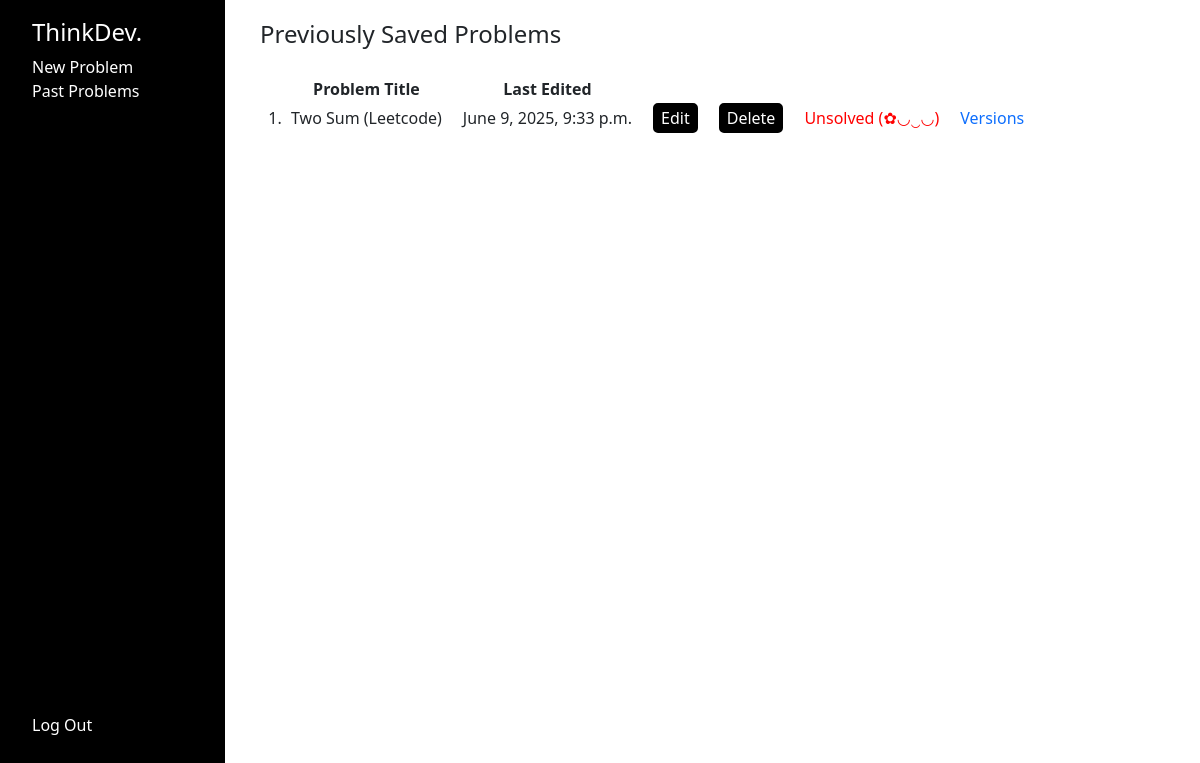
The page /log/ (signed in) on the database as committed earlier.
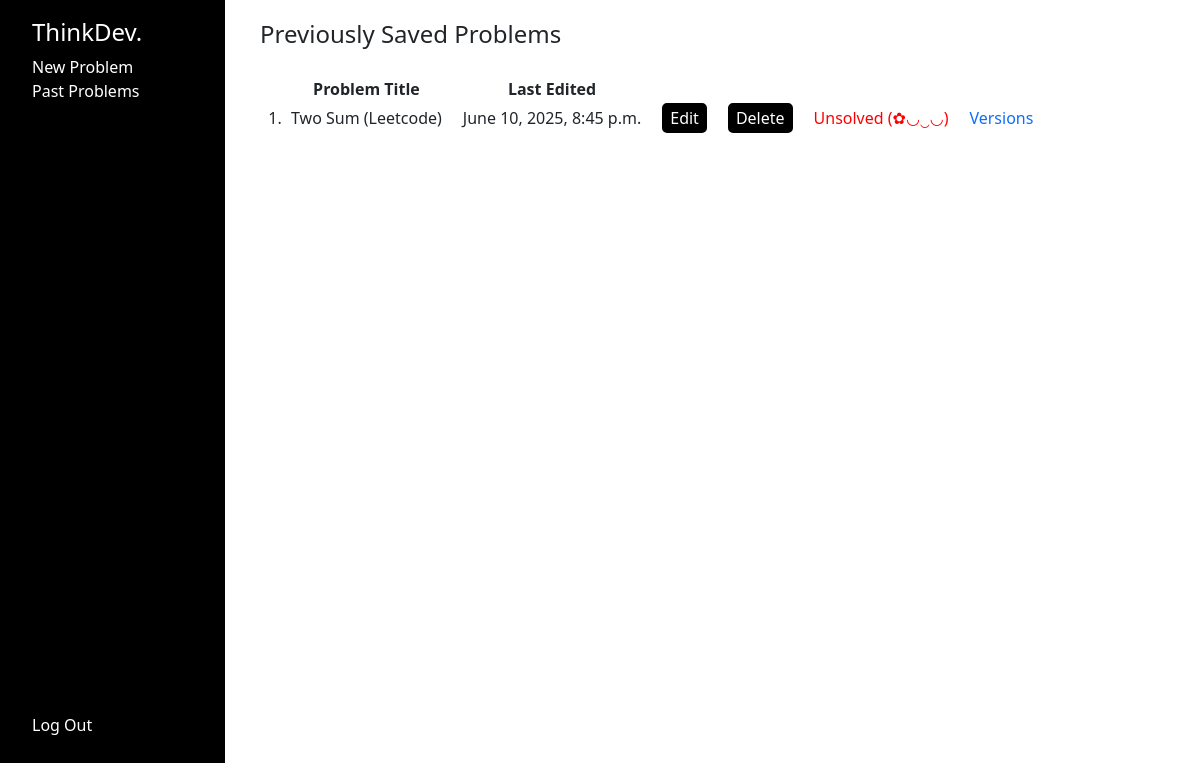
The same page on the database as committed later.
### problemlog/models.py (models this page shows)
class Problems(models.Model):
    username = models.CharField(max_length=255)
    problem_title = models.CharField(max_length=10000)
    problem_description = models.CharField(max_length=10000)
    problem_summary = models.CharField(max_length=10000)
    pseudo_code = models.CharField(max_length=10000)
    source_code = models.CharField(max_length=10000)
    solved = models.CharField(max_length=50)
    submit_time = models.DateTimeField(auto_now_add=True)

### problemlog/views.py (the view)
# urls.py: path("log/", views.log, name="log"),
@login_required
def log(request):
    problems = Problems.objects.filter(username=request.user.username)
    return render(request, "log.html", {
        "problems": problems
    })

### problemlog/templates/log.html (shortened to what this page needs)
{% extends 'layout.html' %}
{% load static %}
{% block body %}
    <div class="sidebar_pages">
        <div class="sidebar">
            <ul style="list-style-type: none; margin-top: 18px">
                <li>
                    <h4 style="color: white;">ThinkDev.</h4>
                </li>
                <li>
                    <a class="sidebar_links" href="{% url 'problem_log' %}">New Problem</a>
                </li>
                <li>
                    <a class="sidebar_links" href="{% url 'log' %}">Past Problems</a>
                </li>
                <li style="margin-top: 76.25vh;">
                    <a class="sidebar_links" href="{% url 'logout' %}">Log Out</a>
                </li>
            </ul>
        </div>
        <div class="sidebar_page_second_col">
            <h4>Previously Saved Problems</h4>
            <table>
                <tr>
                    <td>
                    </td>
                    <td class="log_table_cell">
                        <b>Problem Title</b>
                    </td>
                    <td class="log_table_cell">
                        <b>Last Edited</b>
                    </td>
                </tr>
                {% for problem in problems %}
                    <tr style="text-align: center;">
                        <td style="width: 30px;">
                            {{forloop.counter}}.
                        </td>
                        <td name="{{problem.problem_title}}" style="padding-right: 20px;">
                            {{problem.problem_title}}
                        </td>
                        <td style="padding-right: 20px;">
                            {{problem.submit_time}}
                        </td>
                        <form action="{% url 'problem_log_edit' id_entry=problem.id %}" method="POST">
                            <td style="padding-right: 20px;">
                                <input style="border-radius: 5px; background-color:black; color: white; border: 2px solid black;" name="edit_button" type="submit" value="Edit">
                            </td>
                            <td style="padding-right: 20px;">
                                <input style="border-radius: 5px; background-color:black; color: white; border: 2px solid black;" name="delete_button" type="submit" value="Delete">
                            </td>
                        </form>
                        {% if problem.solved == "Solved (∩_∩)" %}
                            <td style="color: green;">
                                {{problem.solved}}
                            </td>
                        {% else %}
                            <td style="color: red;">
                                {{problem.solved}}
                            </td>
                        {% endif %}
                        <td style="padding-left: 20px;">
                            <a style="text-decoration: none;" href="{% url 'problem_versions' id_entry=problem.id %}">Versions</a>
                        </td>
                    </tr>
                {% endfor %}
            </table>
        </div>
    </div>
{% endblock %}

Rows that differ between the two databases and show on the page:
changed Problems "Two Sum (Leetcode)": submit_time "June 9, 2025, 9:33 p.m." → "June 10, 2025, 8:45 p.m."
